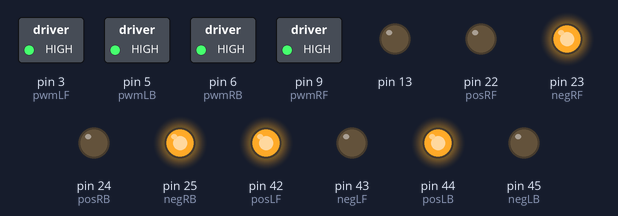
A sketch run on a simulated Arduino Mega 2560, built with avr-gcc and run on an emulated ATmega2560. Shown: switched loads named in the sketch (green lamp = pin HIGH), output pins drawn as LEDs (lit = HIGH). What the sketch prints to the serial monitor is not drawn.

Above: at 0.16 s.
At 2.1 s:
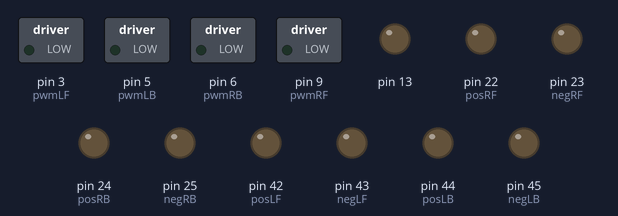
Timing chart, 0 to 3.0 s (numbered marks = the images above):
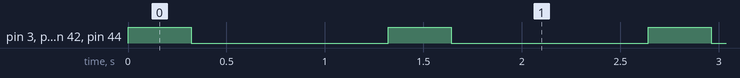

Measured:
- by itself, pin 3 (pwmLF), pin 5 (pwmLB), pin 6 (pwmRB), pin 9 (pwmRF), pin 23 (negRF), pin 25 (negRB), pin 42 (posLF), pin 44 (posLB): alternates HIGH for 0.32 s and LOW for 1.0 s

The sketch:

Final_version_test.ino
```cpp
/*
 Name:		Final_version_test.ino
 Created:	2021/3/26 00:12:45
 Author:	NicholasYe
*/

#include <math.h>

const int negLF = 43; //左前负极
const int posLF = 42; //左前正极
const int negRF = 23; //右前负极
const int posRF = 22; //右前正极
const int pwmLF = 3;  //左前轮pwm
const int pwmRF = 9;  //右前轮pwm

const int negLB = 45; //左后负极
const int posLB = 44; //左后正极
const int negRB = 25; //右后负极
const int posRB = 24; //右后正极
const int pwmLB = 5;  //左后轮pwm
const int pwmRB = 6;  //右后轮pwm

const int lightGA = 21; //光电传感器GA（左前）
int lightnumGA;			//光电传感器GA返回数值
int *ligGA = NULL;		//存储光电传感器数值lightnumGA的指针

const int lightGB = 27; //光电传感器GB（右前）
int lightnumGB;
int *ligGB = NULL;

const int lightGC = 21; //光电传感器GC（左后）
int lightnumGC;
int *ligGC = NULL;

const int lightGD = 32; //光电传感器GD（右后）
int lightnumGD;
int *ligGD = NULL;

const int lightGE = 26; //光电传感器GG（左）
int lightnumGE;
int *ligGE = NULL;

const int lightGF = 14; //光电传感器GH（右）
int lightnumGF;
int *ligGF = NULL;

const int lightGG = 20; //光电传感器GG（后）
int lightnumGG;
int *ligGG = NULL;

const int gray1 = A8;	 //灰度传感器GR1     //记得更改gray1函数中的analogRead()
int graynum1;			 //灰度传感器返回数值
int *gray_level1 = NULL; //存储灰度传感器数值graynum的指针
int gray_arr_result;	 //存储gray快排后的中值

const int trig = 37 ; //超声波传感器
const int echo = 36;
int sound_distance;		 //灰度传感器返回数值
int *sound_level = NULL; //存储超声波传感器数值distance的指针
int sound_arr_test;		 //储存sound快排后的中值

boolean on_stage = true; //台上台下判定

// the setup function runs once when you press reset or power the board
void setup()
{
	pinMode(negLF, OUTPUT); //引脚
	pinMode(posLF, OUTPUT); //引脚
	pinMode(negRF, OUTPUT); //引脚
	pinMode(posRF, OUTPUT); //引脚
	pinMode(pwmLF, OUTPUT); //引脚
	pinMode(pwmRF, OUTPUT); //引脚

	pinMode(negLB, OUTPUT); //引脚
	pinMode(posLB, OUTPUT); //引脚
	pinMode(negRB, OUTPUT); //引脚
	pinMode(posRB, OUTPUT); //引脚
	pinMode(pwmLB, OUTPUT); //引脚
	pinMode(pwmRB, OUTPUT); //引脚

	pinMode(lightGA, INPUT); //光电传感器GA
	digitalWrite(lightGA, LOW);

	pinMode(lightGB, INPUT); //光电传感器GB
	digitalWrite(lightGB, LOW);

	pinMode(lightGC, INPUT); //光电传感器GC
	digitalWrite(lightGC, LOW);

	pinMode(lightGD, INPUT); //光电传感器GD
	digitalWrite(lightGD, LOW);

	pinMode(lightGE, INPUT); //光电传感器GE
	digitalWrite(lightGE, LOW);

	pinMode(lightGF, INPUT); //光电传感器GF
	digitalWrite(lightGF, LOW);

	pinMode(lightGG, INPUT); //光电传感器GG
	digitalWrite(lightGG, LOW);

	pinMode(gray1, INPUT); //灰度传感器GR1

	pinMode(trig, OUTPUT); //超声波针脚输出
	pinMode(echo, INPUT);  //超声波针脚输入

	pinMode(LED_BUILTIN, OUTPUT); //LED闪烁

	//点亮小灯函数
	//digitalWrite(LED_BUILTIN, HIGH);

	Serial.begin(9600); //打开接口9600
	Serial.println("Hello World:");
}

// the loop function runs over and over again until power down or reset
//循环检测是否启动小车
void loop()
{

  rotate_clockwise(255,255,255,255);
  delay(320);
  brake(0,0,0,0);
  delay(1000);


	// //正式开始并跳入循环
	// if (*ligGG == 0) //车后光电传感器检测
	// {
	// start_setup();
	// }
}

//初始上台
void start_setup()
{
	//单次程序
	Serial.println("开始倒车");
	delay(1000);
	back(110, 110, 110, 110);
	delay(1000); //上台
	Serial.println("开始调整方位");
	delay(1000);
	rotate_counterclockwise(200, 200, 200, 200);
	delay(400); //旋转135,需要更改时间！！
	Serial.println("开始抢占中心");
	delay(1000);
	forward(200, 200, 200, 200);
	delay(1000); //走到中间

	//循环程序
	if (1)
	{
		start_loop();
	}
}

//循环程序
void start_loop()
{
	on_stage_test(); //位置检测

	switch (on_stage) //选择程序
	{
	case true:
	{
		Serial.println("进攻!!");
		delay(1000);
		attack_mode();
		break;
	}
	case false:
	{
		Serial.println("回台!!");
		delay(1000);
		return_stage();
		break;
	}
	}
}

//逻辑程序设计

//台上台下检测
void on_stage_test()
{
	sensor_test();
	Serial.println("已检测台上台下");
	delay(1000);
	if (gray_arr_result > 500) //数值待更改
	{
		Serial.println("现在车子在台上了！");
		on_stage = true;
	}
	else
	{
		Serial.println("现在车子在台下啦！");
		on_stage = false;
	}
}

//台上进攻程序
void attack_mode()
{
	sensor_test();

	//追敌部分
	//do...while写法

	if (*ligGE == 0) //左边检测到车子
	{
		Serial.println("左边有敌人");
		delay(1000);
		rotate_counterclockwise(200, 200, 200, 200);
		delay(80);
		goto Reset;
	}
	else if (*ligGF == 0) //右边检测到车子
	{
		Serial.println("右边有敌人");
		delay(1000);
		rotate_clockwise(200, 200, 200, 200);
		delay(80);
		goto Reset;
	}
	else if (*ligGA == 1)
	{
		Serial.println("后退");
		delay(1000);
		back(250, 250, 250, 250);
		delay(300);
		Serial.println("右转");
		rotate_clockwise(150, 150, 150, 150);
		delay(80); //旋转
		goto Reset;
	}
	else if (*ligGB == 1)
	{
		Serial.println("后退");
		delay(1000);
		back(250, 250, 250, 250);
		delay(300);
		Serial.println("左转");
		delay(1000);
		rotate_counterclockwise(150, 150, 150, 150);
		delay(80); //旋转
		goto Reset;
	}
	else if ((*ligGC == 1) || (*ligGD == 1))
	{
		Serial.println("加速");
		delay(1000);
		forward(200, 200, 200, 200);
		delay(20);
		goto Reset;
	}

	Serial.println("现在在直行");
	delay(1000);
	forward(110, 110, 110, 110);

Reset:

	// digitalWrite(LED_BUILTIN, HIGH);
	// delay(200);
	// digitalWrite(LED_BUILTIN, LOW);
	// delay(200);

	start_loop();
}

void return_stage()
{
Reset_return_stage:
	Serial.println("现在在台下，调整位置中");
	delay(1000);
	rotate_clockwise(200, 200, 200, 200);
	sensor_test();

	if (*ligGG == 0)
	{
		Serial.println("现在在台下，达到标准位置");
		delay(1000);
		rotate_clockwise(120, 120, 120, 120);
		delay(450); //需要测定转动时间！！
	}
	else
	{
		goto Reset_return_stage;
	}

	Serial.println("调整位置完成，现在在倒行上台");
	delay(1000);
	back(110, 110, 110, 110);
	delay(2000);
	Serial.println("上台完成");
	delay(1000);

	start_loop();
}

//传感器测试
void sensor_test()
{
	Serial.println("正在测量传感器数据");
	delay(500);

	GA();
	GB();
	GC();
	GD();
	GE();
	GF();
	GG();
	gray_test();
	Ultrasound();

	//输出检测
	Serial.print(*ligGA);
	Serial.print("\t");
	Serial.print(*ligGB);
	Serial.print("\t");
	// Serial.print(*ligGC);
	// Serial.print("\t");
	// Serial.print(*ligGD);
	// Serial.print("\t");
	Serial.print(*ligGE);
	Serial.print("\t");
	Serial.print(*ligGF);
	Serial.print("\t");
	Serial.print(*ligGG);
	Serial.print("\t");
	Serial.print(gray_arr_result);
	Serial.print("\t");
	Serial.println(*sound_level);
	Serial.print("\t");

	// //边缘传感器状态检测
	// if ((*ligGA == 0) && (*ligGB == 0) && (*ligGC == 0) && (*ligGD == 0))
	// {
	// 	Serial.print("Nomal");                                      delay(1000);
	// }
	// else
	// {
	// 	Serial.print("Error!");                                     delay(1000);
	// }
}

//灰度传感器测试
void gray_test()
{
	int gray_arr[21] = {};

	for (int n = 0; n < 21; n++)
	{
		Gray1();
		gray_arr[n] = *gray_level1;
	}

	gray_arr_result = quickSort(gray_arr, 0, 20); //中值gray
}

// //超声波传感器测试
// void ultrasound_test()
// {
// 	int sound_arr[21]={};

// 	for(int m=0;m<21;m++)
// 	{
// 		Ultrasound();
// 		sound_arr[m]=*sound_level;
// 	}

// 	sound_arr_test=quickSort(sound_arr,0,20);//中值sound
// }

//数学程序设计
//取中值函数
int quickSortPartition(int s[], int l, int r)
{
	//Swap(s[l], s[(l + r) / 2]); //若以中间数为基准，则先将中间的这个数和第一个数交换即可
	int i = l, j = r, x = s[l]; //将最左元素记录到x中
	while (i < j)
	{
		// 从右向左找第一个<x的数
		// 无需考虑下标越界
		while (i < j && s[j] >= x)
			j--;
		if (i < j)
			s[i++] = s[j]; //直接替换掉最左元素（已在x中存有备份）

		// 从左向右找第一个>x的数
		while (i < j && s[i] <= x)
			i++;
		if (i < j)
			//替换掉最右元素(已在最左元素中有备份）
			//最左元素一定被覆盖过，若没有，则表明右侧所有元素都>x，那么算法将终止
			s[j--] = s[i];
	}
	s[i] = x; //i的位置放了x，所以其左侧都小于x，右侧y都大于x
	return i;
}

int quickSort(int s[], int l, int r)
{
	//数组左界<右界才有意义，否则说明都已排好，直接返回即可
	if (l >= r)
	{
		return s[11];
	}

	// 划分，返回基准点位置
	int i = quickSortPartition(s, l, r);

	// 递归处理左右两部分，i处为分界点，不用管i了
	quickSort(s, l, i - 1);
	quickSort(s, i + 1, r);

	return s[11];
}

////用法
//int main()
//{
//    int a[21] = {};
//    quickSort(a, 0, 20);//注意最后一个参数是n-1
//}

//传感器使用函数
//前进函数
void forward(byte LFmotorSpeed, byte RFmotorSpeed, byte LBmotorSpeed, byte RBmotorSpeed)
{
	analogWrite(pwmLF, LFmotorSpeed); //左前轮转速
	analogWrite(pwmRF, RFmotorSpeed); //右前轮转速
	analogWrite(pwmLB, LBmotorSpeed); //左后轮转速
	analogWrite(pwmRB, RBmotorSpeed); //右后轮转速
	digitalWrite(posLF, HIGH);		  //左前向前
	digitalWrite(negLF, LOW);
	digitalWrite(posRF, HIGH); //右前向前
	digitalWrite(negRF, LOW);
	digitalWrite(posLB, HIGH); //左后向前
	digitalWrite(negLB, LOW);
	digitalWrite(posRB, HIGH); //右后向前
	digitalWrite(negRB, LOW);
}

//后退函数
void back(byte LFmotorSpeed, byte RFmotorSpeed, byte LBmotorSpeed, byte RBmotorSpeed)
{
	analogWrite(pwmLF, LFmotorSpeed); //左前轮转速
	analogWrite(pwmRF, RFmotorSpeed); //右前轮转速
	analogWrite(pwmLB, LBmotorSpeed); //左后轮转速
	analogWrite(pwmRB, RBmotorSpeed); //右后轮转速
	digitalWrite(posLF, LOW);		  //左前向后
	digitalWrite(negLF, HIGH);
	digitalWrite(posRF, LOW); //右前向后
	digitalWrite(negRF, HIGH);
	digitalWrite(posLB, LOW); //左后向后
	digitalWrite(negLB, HIGH);
	digitalWrite(posRB, LOW); //右后向后
	digitalWrite(negRB, HIGH);
}

//停止函数
void brake(byte LFmotorSpeed, byte RFmotorSpeed, byte LBmotorSpeed, byte RBmotorSpeed)
{
	analogWrite(pwmLF, LFmotorSpeed); //左前轮转速
	analogWrite(pwmRF, RFmotorSpeed); //右前轮转速
	analogWrite(pwmLB, LBmotorSpeed); //左后轮转速
	analogWrite(pwmRB, RBmotorSpeed); //右后轮转速
	digitalWrite(posLF, LOW);		  //左前停
	digitalWrite(negLF, LOW);
	digitalWrite(posRF, LOW); //右前停
	digitalWrite(negRF, LOW);
	digitalWrite(posLB, LOW); //左后停
	digitalWrite(negLB, LOW);
	digitalWrite(posRB, LOW); //右后停
	digitalWrite(negRB, LOW);
}

//顺时针旋转
void rotate_clockwise(byte LFmotorSpeed, byte RFmotorSpeed, byte LBmotorSpeed, byte RBmotorSpeed)
{
	analogWrite(pwmLF, LFmotorSpeed); //左前轮转速
	analogWrite(pwmRF, RFmotorSpeed); //右前轮转速
	analogWrite(pwmLB, LBmotorSpeed); //左后轮转速
	analogWrite(pwmRB, RBmotorSpeed); //右后轮转速
	digitalWrite(posLF, HIGH);		  //左前向前
	digitalWrite(negLF, LOW);
	digitalWrite(posRF, LOW); //右前向后
	digitalWrite(negRF, HIGH);
	digitalWrite(posLB, HIGH); //左后向前
	digitalWrite(negLB, LOW);
	digitalWrite(posRB, LOW); //右后向后
	digitalWrite(negRB, HIGH);
}

//逆时针旋转
void rotate_counterclockwise(byte LFmotorSpeed, byte RFmotorSpeed, byte LBmotorSpeed, byte RBmotorSpeed)
{
	analogWrite(pwmLF, LFmotorSpeed); //左前轮转速
	analogWrite(pwmRF, RFmotorSpeed); //右前轮转速
	analogWrite(pwmLB, LBmotorSpeed); //左后轮转速
	analogWrite(pwmRB, RBmotorSpeed); //右后轮转速
	digitalWrite(posLF, LOW);		  //左前向前
	digitalWrite(negLF, HIGH);
	digitalWrite(posRF, HIGH); //右前向后
	digitalWrite(negRF, LOW);
	digitalWrite(posLB, LOW); //左后向前
	digitalWrite(negLB, HIGH);
	digitalWrite(posRB, HIGH); //右后向后
	digitalWrite(negRB, LOW);
}

//光电传感器GA
int GA()
{
	lightnumGA = digitalRead(lightGA);
	ligGA = &lightnumGA;
}

//光电传感器GB
int GB()
{
	lightnumGB = digitalRead(lightGB);
	ligGB = &lightnumGB;
}

//光电传感器GC
int GC()
{
	lightnumGC = digitalRead(lightGC);
	ligGC = &lightnumGC;
}

//光电传感器GD
int GD()
{
	lightnumGD = digitalRead(lightGD);
	ligGD = &lightnumGD;
}

//光电传感器GE
int GE()
{
	lightnumGE = digitalRead(lightGE);
	ligGE = &lightnumGE;
}

//光电传感器GF
int GF()
{
	lightnumGF = digitalRead(lightGF);
	ligGF = &lightnumGF;
}

//光电传感器GG
int GG()
{
	lightnumGG = digitalRead(lightGG);
	ligGG = &lightnumGG;
}

//灰度传感器Gray1
int Gray1()
{
	graynum1 = analogRead(gray1);
	gray_level1 = &graynum1;
	return graynum1;
}

//超声波传感器
int Ultrasound()
{
	//向引脚发送10us的高电平
	digitalWrite(trig, LOW);
	delayMicroseconds(2);
	digitalWrite(trig, HIGH);
	delayMicroseconds(10);
	digitalWrite(trig, LOW);

	//测算距离
	sound_distance = (pulseIn(echo, HIGH) / 58.00);
	sound_level = &sound_distance;
	return sound_distance;
}
```
